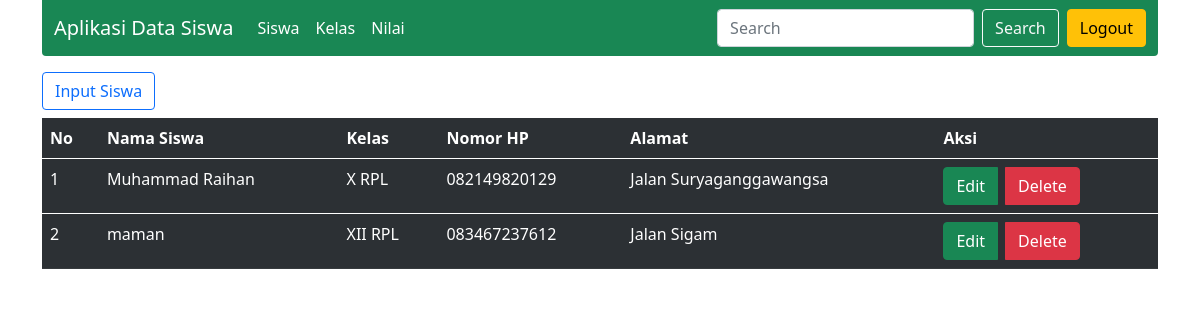
The page /index.php?page=siswa (signed in) on the database as committed earlier.
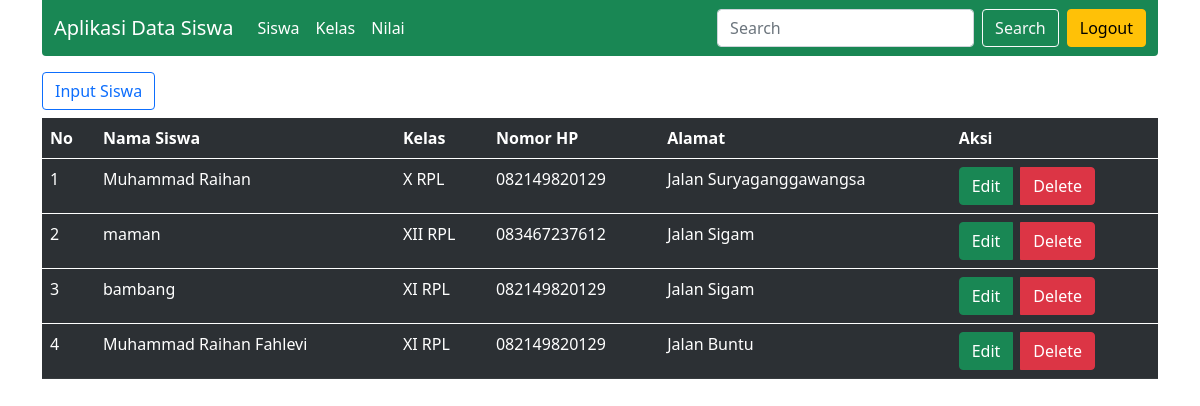
The same page on the database as committed later.
### tables this page shows
CREATE TABLE `data_siswa` (
  `id_siswa` int(11) NOT NULL,
  `nama_siswa` varchar(100) NOT NULL,
  `kelas_id` int(11) NOT NULL,
  `no_hp` varchar(12) NOT NULL,
  `alamat` text NOT NULL
);

CREATE TABLE `data_kelas` (
  `id` int(11) NOT NULL,
  `nama_kelas` varchar(100) NOT NULL
);

### siswa/siswa.php (the view, shortened to what this page needs)
<?php
    $query = mysqli_query($koneksi, "SELECT * FROM data_siswa join data_kelas on data_siswa.kelas_id = data_kelas.id");
?>
<!DOCTYPE html>
<html lang="en">
<head>
</head>
<body class="container">
    <a href="?page=input_siswa" class="btn btn-outline-primary mb-2">Input Siswa</a>
    <table class="table table-striped table-dark">
        <thread class="thead-dark">
            <tr>
                <th>No</th>
                <th>Nama Siswa</th>
                <th>Kelas</th>
                <th>Nomor HP</th>
                <th>Alamat</th>
                <th>Aksi</th>
            </tr>
        </thread>
        <?php $no=1; while($data = mysqli_fetch_object($query)){ ?>
        <tbody>
            <tr>
                <td><?= $no++ ?></td>
                <td><?= $data->nama_siswa ?></td>
                <td><?= $data->nama_kelas ?></td>
                <td><?= $data->no_hp ?></td>
                <td><?= $data->alamat ?></td>
                <td>
                    <div class="btn-group">
                        <a href="?page=edit_siswa&id=<?=$data->id_siswa ?>" class="btn btn-success me-2">Edit</a>
                        <a href="?page=delete_siswa&id=<?=$data->id_siswa ?>" class="btn btn-danger">Delete</a>
                    </div>
                </td>
            </tr>
        </tbody>
        <?php
        } ?>
    </table>
</body>
</html>

### index.php (shortened to what this page needs)
<!DOCTYPE html>
<html lang="en">
<head>
    <link href="https://cdn.jsdelivr.net/npm/bootstrap@5.0.2/dist/css/bootstrap.min.css" rel="stylesheet">
</head>
<body>
<nav class="navbar navbar-expand-lg navbar-dark bg-success mb-3 rounded-bottom">
  <div class="container">
    <a class="navbar-brand" href="?page=siswa">Aplikasi Data Siswa</a>
    <div class="navbar-collapse">
      <ul class="navbar-nav me-auto mb-2 mb-lg-0">
        <li class="nav-item">
          <a class="nav-link active" href="?page=siswa">Siswa</a>
        </li>
        <li class="nav-item">
          <a class="nav-link active" href="?page=kelas">Kelas</a>
        </li>
        <li class="nav-item">
          <a class="nav-link active" href="?page=nilai">Nilai</a>
        </li>
    </ul>
    <form class="d-flex">
        <input class="form-control me-2" type="search" placeholder="Search">
        <button class="btn btn-outline-light me-2" type="submit">Search</button>
        <a href="?page=logout" class="btn btn-warning">Logout</a>
    </form>
    </div>
  </div>
</nav>
<?php
    include_once "route/router.php";
?>
</body>
</html>

### route/router.php (shortened to what this page needs)
<?php
        if(isset($_GET['page'])){
            $page = $_GET['page'];
            switch($page) {
                case 'siswa':
                    include "siswa/siswa.php";
                    break;
            }
        } else {
            include "siswa/siswa.php";
        }
    ?>

Rows that differ between the two databases and show on the page:
added data_siswa: nama_siswa "bambang", kelas.nama_kelas "XI RPL", no_hp "082149820129", alamat "Jalan Sigam"
added data_siswa: nama_siswa "Muhammad Raihan Fahlevi", kelas.nama_kelas "XI RPL", no_hp "082149820129", alamat "Jalan Buntu"
